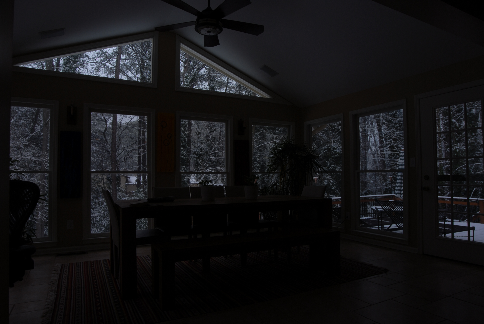
#> input picture Hw1/testing_images/living_room_images/sample-00.png, 484 x 324 px; its folder holds 4 pictures in this run
$ python myHDR.py
#> lines starting #> are read from the running program, lines starting #| are printed output that depends on the picture
#!/usr/bin/env python
# coding: utf-8

# In[1]:


import cv2
import numpy as np
import os
import random as rd
import matplotlib.pyplot as plt


# In[2]:


def readImages(directory):
#> called with directory = 'testing_images/living_room_images'
    images_name = []
    images = []
    images_r, images_g, images_b = [], [], []
    images_rgb = [images_r, images_g, images_b]
    for filename in os.listdir(directory):
        images_name.append( directory + '/' + filename)
#> pass 2 of the loop in readImages, `for filename in os.listdir(directory):`:
#> pass 3 of the loop in readImages, `for filename in os.listdir(directory):`:
#> the loop made 4 passes; the first 3 are shown
    images_name = sorted(images_name)
    for i in images_name:
        images.append(cv2.imread(i))
        b, g, r = cv2.split(images[-1])
        images_r.append(np.array(r))
        images_g.append(np.array(b))
        images_b.append(np.array(g))
#> pass 2 of the loop in readImages, `for i in images_name:`:
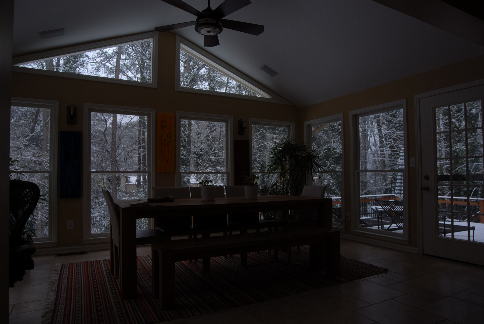
#> input picture Hw1/testing_images/living_room_images/sample-01.png, 484 x 324 px
#> in readImages, `b, g, r = cv2.split(images[-1])`:
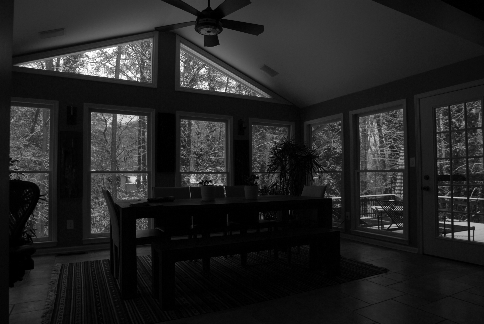
#> b: shape (324, 484); min 0, max 255, mean 35.3
#> in readImages, `b, g, r = cv2.split(images[-1])`:
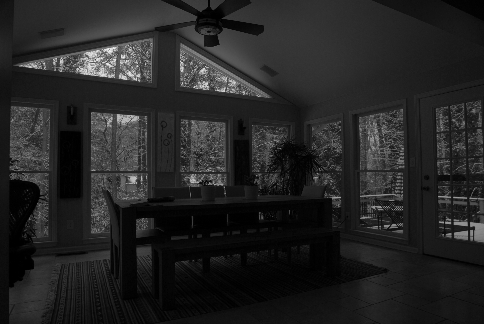
#> r: shape (324, 484); min 0, max 237, mean 36.2
#> pass 3 of the loop in readImages, `for i in images_name:`:
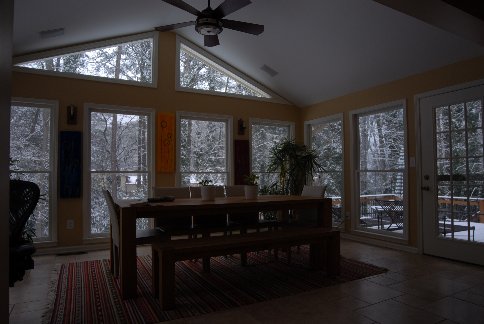
#> input picture Hw1/testing_images/living_room_images/sample-02.png, 484 x 324 px
#> in readImages, `b, g, r = cv2.split(images[-1])`:
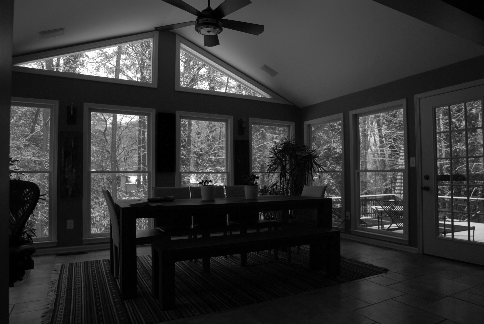
#> b: shape (324, 484); min 0, max 255, mean 50.1
#> in readImages, `b, g, r = cv2.split(images[-1])`:
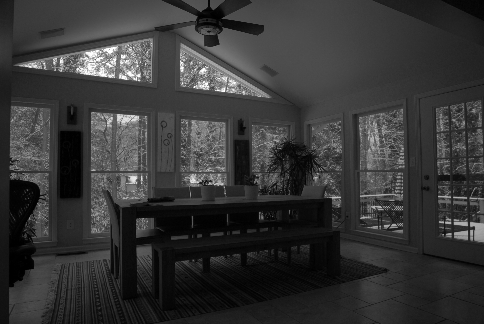
#> r: shape (324, 484); min 0, max 255, mean 54
#> the loop made 4 passes; the first 3 are shown
        # cv2.imwrite("img.png", cv2.merge((b,g,r)))
        # images_rgb.append(cv2.cvtColor(images[-1], cv2.COLOR_BGR2RGB))
    images_r, images_g, images_b = np.array(images_r), np.array(images_g), np.array(images_b)
    return images, images_rgb


# In[3]:


# [17 lines left out: function sampleZ, not called in this run]


# In[4]:


def intensity_weighting(pix_value, MAX_intensity):
    return(min(pix_value, MAX_intensity - pix_value))


# In[5]:


# [9 lines left out: function intensityAdjustment, not called in this run]
# intensityAdjustment(output, images[len(images) // 2])


# In[6]:


from tqdm import tqdm_notebook as tqdm
# [15 lines left out: function radiance_map_1c, not called in this run]


# In[7]:


def show_images(images):
    fig, axes = plt.subplots(4, 4, figsize=(15, 15))
    for p in range(len(images)):
        r = int(p / 4)
        c = int(p % 4)
        axes[r][c].imshow(images[p])
    plt.show()
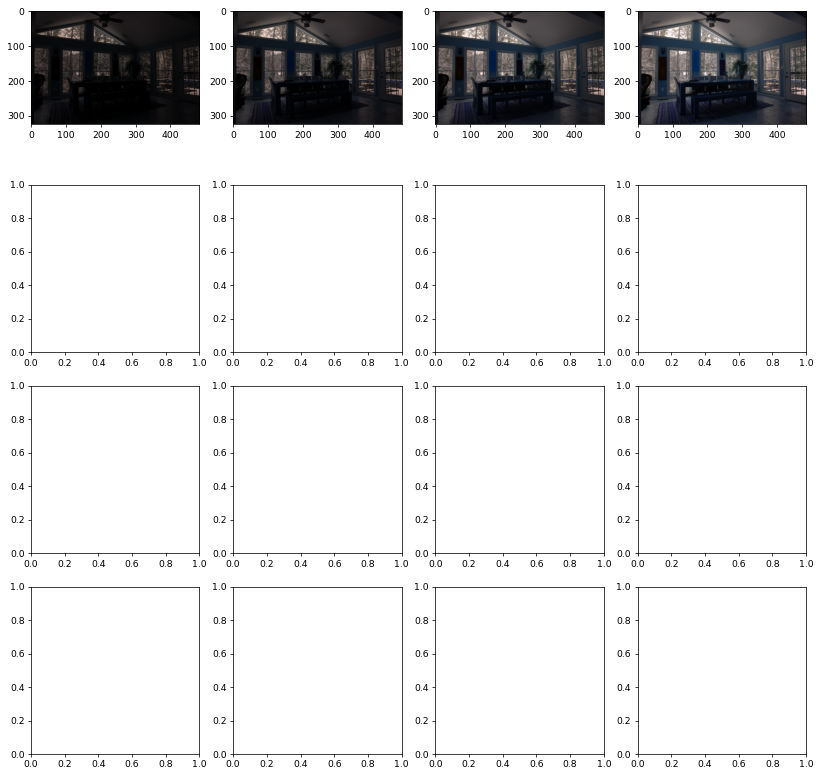
#> figure drawn by matplotlib, 4 panels; B, G, R data is drawn as R, G, B


# In[8]:


# [78 lines left out: functions computeResponseCurve, gammaToneMapping, CreateHdrImage, not called in this run]


# In[ ]:


# balcony_times = np.array([1/400, 1/250, 1/100, 1/40, 1/25, 1/8, 1/3], dtype = float)
# memorial_list = [ 2 ** 10, 2 ** 9, 2 ** 8, 2 ** 7,
#                  2 ** 6, 2 ** 5, 2 ** 4, 2 ** 3,
#                  2 ** 2, 2 ** 1, 2 ** (0), 2 ** (-1),
#                  2 ** (-2), 2 ** (-3), 2 ** (-4), 2 ** (-5)]
# memorial_times = np.array(shutter_list, dtype=np.float32)


# In[54]:


if __name__ == "__main__":
    images, images_rgb = readImages("testing_images/living_room_images")
    show_images(images)
    living_room_times = np.array([1/160, 1/125, 1/80, 1/60, 1/40, 1/15], dtype = float)

    result_image, RadianceMap = CreateHdrImage(
                                   images_rgb,
                                   MAX_intensity = 255,
                                   shutter_times = living_room_times,
                                   WeightedIntensity = intensity_weighting,
                                   ToneMappingFunction = gammaToneMapping,
#> (the run stopped early here; a loop or call above may not have finished)
